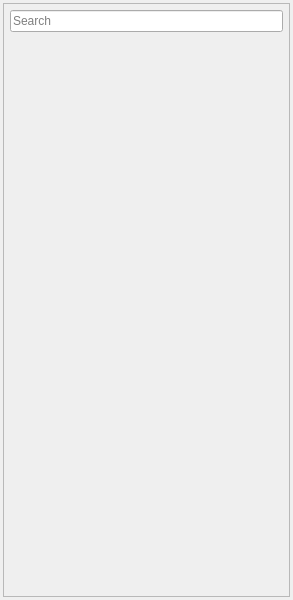
<?xml version="1.0" encoding="UTF-8"?>
<ui version="4.0">
 <class>search_widget</class>
 <widget class="QWidget" name="search_widget">
  <property name="geometry">
   <rect>
    <x>0</x>
    <y>0</y>
    <width>293</width>
    <height>600</height>
   </rect>
  </property>
  <property name="windowTitle">
   <string>Form</string>
  </property>
  <property name="styleSheet">
   <string notr="true">#scroll_search_results, #scrollcontent_search_results {
	background-color: transparent;
}</string>
  </property>
  <layout class="QVBoxLayout" name="layout_search_widget">
   <property name="spacing">
    <number>0</number>
   </property>
   <property name="leftMargin">
    <number>3</number>
   </property>
   <property name="topMargin">
    <number>3</number>
   </property>
   <property name="rightMargin">
    <number>3</number>
   </property>
   <property name="bottomMargin">
    <number>3</number>
   </property>
   <item>
    <widget class="QFrame" name="frame_search">
     <property name="frameShape">
      <enum>QFrame::Shape::StyledPanel</enum>
     </property>
     <property name="frameShadow">
      <enum>QFrame::Shadow::Raised</enum>
     </property>
     <layout class="QVBoxLayout" name="layout_search">
      <property name="spacing">
       <number>6</number>
      </property>
      <property name="leftMargin">
       <number>6</number>
      </property>
      <property name="topMargin">
       <number>6</number>
      </property>
      <property name="rightMargin">
       <number>6</number>
      </property>
      <property name="bottomMargin">
       <number>6</number>
      </property>
      <item>
       <widget class="QLineEdit" name="text_query">
        <property name="placeholderText">
         <string>Search</string>
        </property>
       </widget>
      </item>
      <item>
       <widget class="QScrollArea" name="scroll_search_results">
        <property name="frameShape">
         <enum>QFrame::Shape::NoFrame</enum>
        </property>
        <property name="horizontalScrollBarPolicy">
         <enum>Qt::ScrollBarPolicy::ScrollBarAlwaysOff</enum>
        </property>
        <property name="widgetResizable">
         <bool>true</bool>
        </property>
        <property name="alignment">
         <set>Qt::AlignmentFlag::AlignLeading|Qt::AlignmentFlag::AlignLeft|Qt::AlignmentFlag::AlignTop</set>
        </property>
        <widget class="QWidget" name="scrollcontent_search_results">
         <property name="geometry">
          <rect>
           <x>0</x>
           <y>0</y>
           <width>273</width>
           <height>553</height>
          </rect>
         </property>
        </widget>
       </widget>
      </item>
     </layout>
    </widget>
   </item>
  </layout>
 </widget>
 <resources/>
 <connections/>
</ui>
